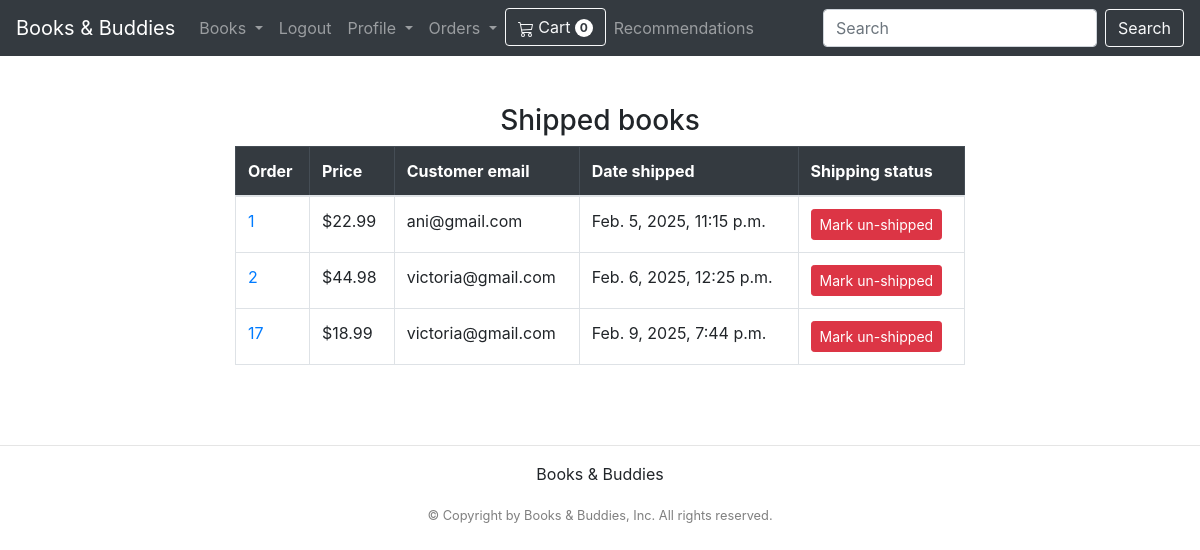
Page /payment/shipped_dash (signed in) on the committed database.
### payment/models.py (models this page shows, shortened)
class Order(models.Model):
    user = models.ForeignKey(User, on_delete=models.CASCADE, null=True, blank=True)
    full_name = models.CharField(max_length=50)
    email = models.EmailField(max_length=100)
    shipping_address = models.TextField(max_length=15000)
    amount_paid = models.DecimalField(max_digits=10, decimal_places=2)
    date_ordered = models.DateTimeField(auto_now_add=True)
    shipped = models.BooleanField(default=False)
    date_shipped = models.DateTimeField(blank=True, null=True)

### payment/views.py (the view, shortened to what this page needs)
# urls.py: path('shipped_dash', views.shipped_dash, name='shipped_dash'),
def shipped_dash(request: HttpRequest) -> HttpResponse:
    if request.user.is_authenticated and request.user.is_superuser:
        orders = Order.objects.filter(shipped=True)
        return render(request, "payment/shipped_dash.html", {"orders":orders})
    messages.success(request, "Access denied")
    return redirect('home')

### cart/cart.py (called while the page is built)
    def __len__(self):
        return len(self.cart)

### cart/context_processors.py (called while the page is built)
def cart(request):
    return {'cart': Cart(request)}

### payment/templates/payment/shipped_dash.html (shortened to what this page needs)
{% extends 'accounts/main.html' %}
{% block content %}
<div class="container">
    <div class="row">
            <div class="col-8 mx-auto">
                <br/><br/>
                <h3 class="text-center">Shipped books</h3>
                <table class="table table-hover table-bordered">
                    <thead class="table-dark">
                      <tr>
                        <th scope="col">Order</th>
                        <th scope="col">Price</th>
                        <th scope="col">Customer email</th>
                        <th scope="col">Date shipped</th>
                        <th scope="col">Shipping status</th>
                      </tr>
                    </thead>
                    <tbody>
                        {% for item in orders %}
                            <tr>
                                <td><a href="{% url 'orders' item.id %}">{{ item.id }}</a></td>
                                <td>${{ item.amount_paid }}</td>
                                <td>{{ item.email }}</td>
                                <td>{{ item.date_shipped }}</td>
                                <td>
                                    <form method="POST">
                                        <button type="submit" class="btn btn-danger btn-sm">Mark un-shipped</button>
                                    </form>
                                </td>
                            </tr>
                        {% endfor %}
                    </tbody>
                  </table>
                <br/><br/>
            </div>
    </div>
</div>
{% endblock %}

### rows in the picture
Order: id "1", amount_paid "22.99", email "ani@gmail.com", date_shipped "Feb. 5, 2025, 11:15 p.m."
Order: id "2", amount_paid "44.98", email "victoria@gmail.com", date_shipped "Feb. 6, 2025, 12:25 p.m."
Order: id "17", amount_paid "18.99", email "victoria@gmail.com", date_shipped "Feb. 9, 2025, 7:44 p.m."

### other values in the picture
{{ cart|length }} "0"
